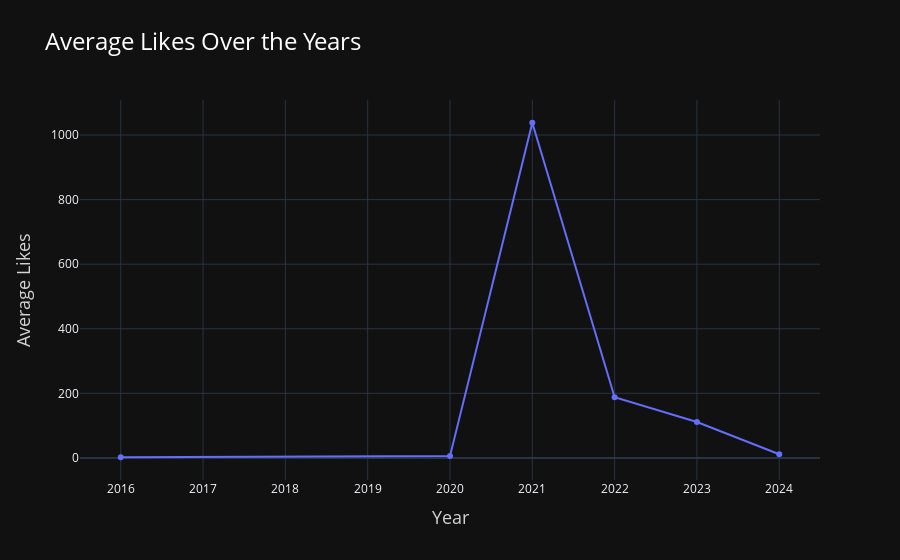

The code cell stored with this chart in its notebook:
### Code cell
# Aggregate likes by year
yearly_engagement = df.groupby('year').agg({'likes': 'mean'}).reset_index()

# Line plot for average likes over the years with dark theme
fig = px.line(yearly_engagement, x='year', y='likes',
              title='Average Likes Over the Years',
              labels={'likes': 'Average Likes', 'year': 'Year'},
              markers=True)

# Update layout with a dark theme
fig.update_layout(template='plotly_dark',
                  title_font=dict(size=24, color='white'),
                  xaxis_title_font=dict(size=18, color='lightgrey'),
                  yaxis_title_font=dict(size=18, color='lightgrey'),
                  legend_font=dict(size=16, color='white'))

# Show the plot
fig.show()

### Figure 1 — Plotly figure (JSON) as saved in the notebook; plotly's stock layout.template omitted (floating-point values rounded to 4 significant figures)
{"data": [{"hovertemplate": "Year=%{x}<br>Average Likes=%{y}<extra></extra>", "legendgroup": "", "line": {"color": "#636efa", "dash": "solid"}, "marker": {"symbol": "circle"}, "mode": "markers+lines", "name": "", "orientation": "v", "showlegend": false, "type": "scatter", "x": [2016, 2020, 2021, 2022, 2023, 2024], "xaxis": "x", "y": [2, 5.5, 1038.0, 188, 111.1, 11.35], "yaxis": "y"}], "layout": {"legend": {"font": {"color": "white", "size": 16}, "tracegroupgap": 0}, "title": {"font": {"color": "white", "size": 24}, "text": "Average Likes Over the Years"}, "xaxis": {"anchor": "y", "domain": [0, 1], "title": {"font": {"color": "lightgrey", "size": 18}, "text": "Year"}}, "yaxis": {"anchor": "x", "domain": [0, 1], "title": {"font": {"color": "lightgrey", "size": 18}, "text": "Average Likes"}}}}
